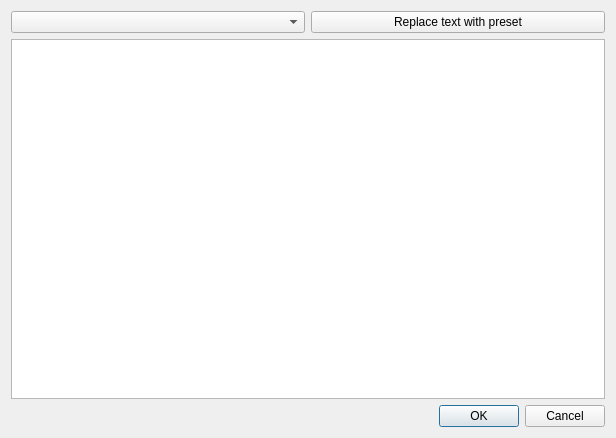
<?xml version="1.0" encoding="UTF-8"?>
<ui version="4.0">
 <class>RightsInputbox</class>
 <widget class="QDialog" name="RightsInputbox">
  <property name="geometry">
   <rect>
    <x>0</x>
    <y>0</y>
    <width>616</width>
    <height>438</height>
   </rect>
  </property>
  <property name="windowTitle">
   <string>Rights</string>
  </property>
  <layout class="QGridLayout" name="gridLayout">
   <item row="0" column="0">
    <layout class="QVBoxLayout" name="verticalLayout">
     <item>
      <layout class="QHBoxLayout" name="horizontalLayout">
       <item>
        <widget class="QComboBox" name="preset"/>
       </item>
       <item>
        <widget class="QPushButton" name="pushButton">
         <property name="text">
          <string>Replace text with preset</string>
         </property>
        </widget>
       </item>
      </layout>
     </item>
     <item>
      <widget class="QPlainTextEdit" name="text"/>
     </item>
     <item>
      <widget class="QDialogButtonBox" name="buttonBox">
       <property name="orientation">
        <enum>Qt::Horizontal</enum>
       </property>
       <property name="standardButtons">
        <set>QDialogButtonBox::Cancel|QDialogButtonBox::Ok</set>
       </property>
      </widget>
     </item>
    </layout>
   </item>
  </layout>
 </widget>
 <resources/>
 <connections>
  <connection>
   <sender>buttonBox</sender>
   <signal>accepted()</signal>
   <receiver>RightsInputbox</receiver>
   <slot>accept()</slot>
   <hints>
    <hint type="sourcelabel">
     <x>248</x>
     <y>254</y>
    </hint>
    <hint type="destinationlabel">
     <x>157</x>
     <y>274</y>
    </hint>
   </hints>
  </connection>
  <connection>
   <sender>buttonBox</sender>
   <signal>rejected()</signal>
   <receiver>RightsInputbox</receiver>
   <slot>reject()</slot>
   <hints>
    <hint type="sourcelabel">
     <x>316</x>
     <y>260</y>
    </hint>
    <hint type="destinationlabel">
     <x>286</x>
     <y>274</y>
    </hint>
   </hints>
  </connection>
 </connections>
</ui>
